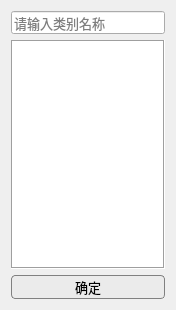
<?xml version="1.0" encoding="UTF-8"?>
<ui version="4.0">
 <class>label_window</class>
 <widget class="QWidget" name="label_window">
  <property name="windowModality">
   <enum>Qt::ApplicationModal</enum>
  </property>
  <property name="geometry">
   <rect>
    <x>0</x>
    <y>0</y>
    <width>176</width>
    <height>310</height>
   </rect>
  </property>
  <property name="windowTitle">
   <string>类别列表      </string>
  </property>
  <layout class="QVBoxLayout" name="verticalLayout">
   <item>
    <widget class="QLineEdit" name="lineEdit">
     <property name="font">
      <font>
       <pointsize>10</pointsize>
      </font>
     </property>
     <property name="toolTip">
      <string/>
     </property>
     <property name="text">
      <string/>
     </property>
     <property name="placeholderText">
      <string>请输入类别名称</string>
     </property>
    </widget>
   </item>
   <item>
    <widget class="QListWidget" name="listWidget">
     <property name="font">
      <font>
       <pointsize>10</pointsize>
      </font>
     </property>
     <property name="frameShape">
      <enum>QFrame::Box</enum>
     </property>
    </widget>
   </item>
   <item>
    <widget class="QPushButton" name="pushButton">
     <property name="minimumSize">
      <size>
       <width>0</width>
       <height>24</height>
      </size>
     </property>
     <property name="font">
      <font>
       <pointsize>10</pointsize>
      </font>
     </property>
     <property name="styleSheet">
      <string notr="true">QPushButton
{background-color: rgb(235, 235, 235);
border: 1px solid gray;
border-radius: 4px;
}
 QPushButton:hover {
            background-color:  rgb(225, 225, 225);
}

 QPushButton:pressed {
            background-color:  rgb(215, 215, 215);
        }        
</string>
     </property>
     <property name="text">
      <string>确定</string>
     </property>
    </widget>
   </item>
  </layout>
 </widget>
 <resources/>
 <connections/>
</ui>
